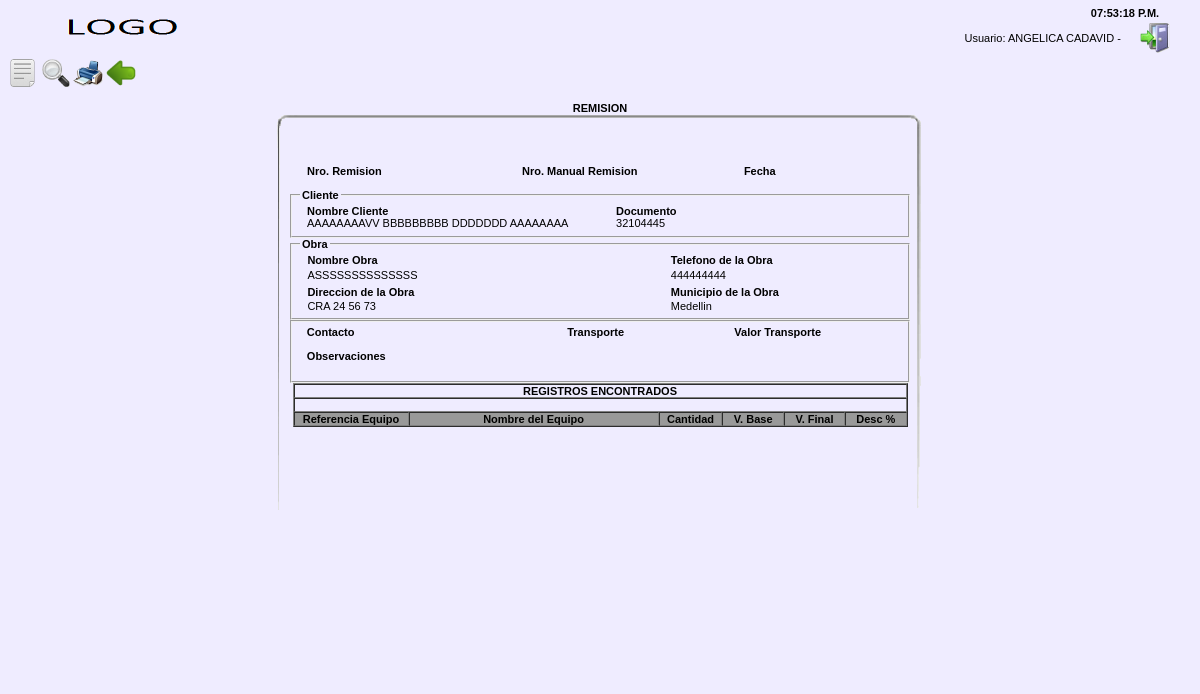
Page /VerRemision.php (signed in) on the committed database.
### tables this page shows
CREATE TABLE `tb_clientes` (
  `id` int(10) UNSIGNED NOT NULL,
  `tipo_documento` varchar(50) NOT NULL,
  `documento` varchar(50) NOT NULL,
  `dv` int(10) DEFAULT NULL,
  `cupo` varchar(100) NOT NULL,
  `nombre1` varchar(100) NOT NULL,
  `nombre2` varchar(100) DEFAULT NULL,
  `apellido1` varchar(100) DEFAULT NULL,
  `apellido2` varchar(100) DEFAULT NULL,
  `nombre_representante` varchar(100) DEFAULT NULL,
  `doc_representante` varchar(50) DEFAULT NULL,
  `descuento` double DEFAULT NULL,
  `forma_pago` varchar(30) DEFAULT NULL,
  `pais` varchar(100) NOT NULL,
  `departamento` varchar(50) NOT NULL,
  `municipio` varchar(50) NOT NULL,
  `barrio` varchar(50) DEFAULT NULL,
  `direccion` varchar(100) DEFAULT NULL,
  `telefono` varchar(20) NOT NULL,
  `email` varchar(50) DEFAULT NULL,
  `observaciones` longtext,
  `clase_regimen` varchar(50) NOT NULL,
  `retiene_fuente` varchar(20) NOT NULL,
  `gran_contribuyente` varchar(20) NOT NULL,
  `retiene_ica` varchar(20) DEFAULT NULL,
  `vendedor` varchar(50) DEFAULT NULL,
  `fecha_creacion` date NOT NULL,
  `estado` int(10) NOT NULL
);

CREATE TABLE `tb_obras` (
  `id` int(10) UNSIGNED NOT NULL,
  `nombre` varchar(200) NOT NULL,
  `id_cliente` varchar(50) NOT NULL,
  `nombre_cliente` varchar(100) NOT NULL,
  `tipo_doc_y_o` varchar(50) NOT NULL,
  `documento_y_o` varchar(20) NOT NULL,
  `dv_y_o` int(10) NOT NULL,
  `nombre_y_o` varchar(100) NOT NULL,
  `pais` varchar(50) NOT NULL,
  `departamento` varchar(50) NOT NULL,
  `municipio` varchar(50) NOT NULL,
  `barrio` varchar(50) NOT NULL,
  `direccion` varchar(50) NOT NULL,
  `telefono` varchar(20) NOT NULL,
  `celular` varchar(20) NOT NULL,
  `tarifa_transporte` double NOT NULL,
  `direccion_factura` varchar(50) NOT NULL,
  `observaciones` longtext NOT NULL,
  `id_vendedor` varchar(20) NOT NULL,
  `fecha_creacion` datetime NOT NULL,
  `estado` int(2) NOT NULL,
  `id_usuario` int(10) NOT NULL
);

CREATE TABLE `tb_municipio` (
  `strid_mpio` varchar(6) NOT NULL,
  `strid_dpto` varchar(6) NOT NULL,
  `strid_pais` varchar(6) NOT NULL,
  `strdes_mpio` varchar(100) DEFAULT NULL
);

### VerRemision.php (the view, shortened to what the rows shown need)
<?php
include_once 'Obra.php';
include_once 'Cliente.php';
include_once 'Municipio.php';
if (!empty($_SESSION["autenticado"]) && $_SESSION["autenticado"] == "1"){
	$remision=unserialize($_SESSION['remision']);
	$cliente = new Cliente("","","","","","","","","","","","","","","","","","","","","","","","","","","","");
	$cons_cliente=$cliente->buscarCliente('id',$remision->id_cliente);
	$cliente_cons=$cons_cliente[0];
	$obra = new Obra("","","","","","","","","","","","","","","","","","","","","");
	$cons_obra=$obra->buscarObraGeneral('id',$remision->id_obra);
	$obra_cons=$cons_obra[0];
	$mun = new Municipio('','','','');
	$municipio = $mun->buscarMpioObra($obra_cons->pais,$obra_cons->departamento,$obra_cons->municipio);
	$mun_cons=$municipio[0];
	$contacto = new ContactoObra('','','','','','','','','','');
	$consulta = $contacto->buscarContactoRemision($remision->id_obra,$remision->contacto);
	$cont_cons=$consulta[0];
?>
<!DOCTYPE html PUBLIC "-//W3C//DTD XHTML 1.0 Transitional//EN" "http://www.w3.org/TR/xhtml1/DTD/xhtml1-transitional.dtd">
<html xmlns="http://www.w3.org/1999/xhtml">
<head>
<link href="css/estilos.css" type="text/css" rel="stylesheet">
<link rel="stylesheet" type="text/css" href="css/jscal2.css" />
</head>
<body topmargin="0" onLoad="mueveReloj();" onKeyDown = "showDown(window.event)">
<table width="100%" border="0" align="center" cellpadding="0" cellspacing="0">
  <tr>
	<td align="center" valign="top"><form action="" method="post" name="form1" class="FormGeneral" id="form1" enctype="multipart/form-data">
	  <table width="100%" border="0" cellspacing="0" cellpadding="0">
		<tr>
		  <td align="left" valign="middle"><table width="100%" height="35" border="0">
			<tr>
			  <td width="196"><img src="imagenes/logoge.png" alt="Himed" width="200" height="40" /></td>
			  <td align="right" valign="top"><table width="100%" border="0" cellspacing="0" cellpadding="0">
				  <tr>
					<td colspan="2" align="right" valign="middle">
						<table width="128" border="0" align="right" cellpadding="2" cellspacing="2" >
						<tr>
							<th width="114" scope="col"><font id="cl"><strong>0</strong></font></th>
						</tr>
					</table>
					</td>
					</tr>
				  <tr>
					<td width="93%" align="right" valign="middle"><span class="Estilo6">Usuario: <?php echo "".$_SESSION["nombre"].' '.$_SESSION['apellido']; ?> - <a href="logout.php"></a></span></td>
					<td width="7%" align="center" valign="middle"><a href="logout.php"><img src="imagenes/eqsl_exit.png" width="30" height="30" border="0" title="Salir" /></a></td>
				  </tr>
			  </table></td>
			</tr>
		  </table></td>
		</tr>
		<tr>
		  <td align="left" valign="middle"><table width="100" border="0" cellspacing="0" cellpadding="0">
			<tr align="center" valign="middle">
			  <td><a href="CrearRemision.php"><img src="imagenes/nueva_obra.png" width="32" height="34" title="Nueva Remision" /></a></td>			  <td><a href="BuscarRemision.php" target="_parent"><img src="imagenes/buscar.png" alt="buscar" width="32" height="32" border="0" title="Buscar Remision"/></a></td>
			  <td><a href="PDFremision.php" TARGET="_blank"><img src="imagenes/imprimir.png" alt="buscar" width="33" height="33" border="0" title="Imprimir Remision"/></a></td>
			  <td><a href="MenuRemisiones.php"><img src="imagenes/flecha.png" alt="volver" width="32" height="32" border="0" title="Volver" /></a></td>
			</tr>
		  </table></td>
		</tr>
		<tr>
		  <td align="left" valign="middle">&nbsp;</td>
		</tr>
		<tr>
		  <td align="center" valign="middle"><strong> REMISION</strong></td>
		</tr>
	  </table>
	  <table width="640" height="auto" border="0" cellspacing="0" cellpadding="8" style="background:url(imagenes/fondo_form_600.png) no-repeat;">
		<tr>
		  <td align="center"><table width="630" border="0" cellpadding="0" cellspacing="0">
			<tr>
			  <td width="819" align="center">&nbsp;</td>
			  </tr>
			<tr>
			  <td align="center"><table width="620" border="0" align="center" cellpadding="0" cellspacing="0">
				  <tr align="center">
					<td width="718" height="524" valign="top"> <table width="600" border="0" align="center" cellpadding="0" cellspacing="0">
					  <tr>
						<td height="31" colspan="6" align="left" valign="middle">&nbsp;</td>
						</tr>
					  <tr>
						<td width="7" align="left" valign="middle">&nbsp;</td>
						<td width="202" align="left"><strong>Nro. Remision</strong></td>
						<td width="10" align="left" valign="middle">&nbsp;</td>
						<td width="215" align="left"><strong>Nro. Manual Remision</strong></td>
						<td width="4" align="left" valign="middle">&nbsp;</td>
						<td width="154" align="left"><strong>Fecha</strong></td>
					</tr>
					  <tr>
						<td align="center" valign="middle"></td>
						<td align="left"><?php echo $remision->id; ?></td>
						<td align="center" valign="middle">&nbsp;</td>
						<td align="left"><?php echo $remision->id_manual; ?></td>
						<td align="left" valign="middle">&nbsp;</td>
						<td colspan="2" align="left"><?php echo $remision->fecha_rem; ?>
					</tr>
					</table>
					<fieldset><legend><strong> Cliente</strong></legend>
					  <table width="600" border="0" align="center" cellpadding="0" cellspacing="0">
						<tr>
						  <td width="7" align="left" valign="middle">&nbsp;</td>
						  <td width="306" align="left"><strong>Nombre Cliente</strong></td>
						  <td width="1" align="left" valign="middle">&nbsp;</td>
						  <td width="153" align="left"><strong>Documento</strong> </td>
						  <td width="1" align="left" valign="middle">&nbsp;</td>
						  <td width="124" colspan="2" align="left">&nbsp;</td>
						</tr>
						<tr>
						  <td align="center" valign="middle">&nbsp;</td>
						  <td align="left"><?php echo $cliente_cons->nombre1.' '.$cliente_cons->nombre2.' '.$cliente_cons->apellido1.' '.$cliente_cons->apellido2; ?></td>
						  <td align="center" valign="middle">&nbsp;</td>
						  <td align="left"><?php echo $cliente_cons->documento; ?></td>
						  <td align="left" valign="middle">&nbsp;</td>
						  <td colspan="2" align="left">&nbsp;</td>
						</tr>
					  </table>
					  </fieldset>
					  <fieldset ><legend><strong> Obra</strong></legend>
					  <table width="600" border="0" align="center" cellpadding="0" cellspacing="0">
						<tr>
						  <td width="8" align="left" valign="middle">&nbsp;</td>
						  <td width="392" align="left"><strong>Nombre Obra</strong></td>
						  <td width="4" align="left" valign="middle">&nbsp;</td>
						  <td width="244" align="left"><strong>Telefono de la Obra</strong></td>
						  <td width="4" align="left" valign="middle">&nbsp;</td>
						  <td width="66" colspan="2" align="left">&nbsp;</td>
						</tr>
						<tr>
						  <td height="18" align="center" valign="middle">&nbsp;</td>
						  <td align="left"><?php echo $obra_cons->nombre; ?></td>
						  <td align="center" valign="middle">&nbsp;</td>
						  <td align="left"><?php echo $obra_cons->telefono; ?></td>
						  <td align="left" valign="middle">&nbsp;</td>
						  <td colspan="2" align="left">&nbsp;</td>
						  </tr>
						<tr>
						  <td height="16" align="center" valign="middle">&nbsp;</td>
						  <td align="left"><strong>Direccion de la Obra</strong></td>
						  <td align="center" valign="middle">&nbsp;</td>
						  <td align="left"><strong>Municipio de la Obra</strong></td>
						  <td align="left" valign="middle">&nbsp;</td>
						  <td colspan="2" align="left">&nbsp;</td>
						</tr>
						<tr>
						  <td align="center" valign="middle">&nbsp;</td>
						  <td align="left"><?php echo $obra_cons->direccion; ?></td>
						  <td align="center" valign="middle">&nbsp;</td>
						  <td align="left"><?php echo $mun_cons->strdes_mpio; ?></td>
						  <td align="left" valign="middle">&nbsp;</td>
						  <td colspan="2" align="left">&nbsp;</td>
						</tr>
					  </table>
					  </fieldset>
                      <fieldset>
					  <table width="600" border="0" align="center" cellpadding="0" cellspacing="0">
						<tr>
						  <td width="8" align="left" valign="middle">&nbsp;</td>
						  <td width="307" align="left"><strong>Contacto</strong></td>
						  <td width="8" align="left" valign="middle">&nbsp;</td>
						  <td width="196" align="left"><strong>Transporte</strong></td>
						  <td width="4" align="left" valign="middle">&nbsp;</td>
						  <td width="199" align="left"><strong>Valor Transporte</strong></td>
						  </tr>
						<tr>
						  <td align="center" valign="middle">&nbsp;</td>
						  <td align="left"><?php echo $cont_cons->nombre; ?></td>
						  <td align="center" valign="middle">&nbsp;</td>
						  <td align="left"><?php echo $remision->transporte; ?></td>
						  <td align="left" valign="middle">&nbsp;</td>
						  <td align="left"><?php echo $remision->valor_transporte; ?></td>
						</tr>
						<tr>
						  <td width="8" align="center" valign="middle">&nbsp;</td>
						  <td width="307" align="left"><strong>Observaciones</strong></td>
						  <td width="8" align="center" valign="middle">&nbsp;</td>
						  <td width="196" align="left">&nbsp;</td>
						  <td width="4" align="left" valign="middle">&nbsp;</td>
						  <td align="left">&nbsp;</td>
						  </tr>
						<tr>
						  <td align="center" valign="middle">&nbsp;</td>
						  <td width="307" align="left"><?php echo $remision->observaciones; ?></td>
						  <td width="8" align="center" valign="middle">&nbsp;</td>
						  <td width="196" align="left">&nbsp;</td>
						  <td width="4" align="left" valign="middle">&nbsp;</td>
						  <td align="left">&nbsp;</td>
						  </tr>
						</table>
                      </fieldset>
					  <table width="615" border="1" cellspacing="0" cellpadding="0">
						<tr>
							<td colspan="10" align="center"><strong>REGISTROS ENCONTRADOS </strong></td>
						  </tr>
						  <tr>
							<td height="10" colspan="10" align="center">&nbsp;</td>
						  </tr>
						   <tr bgcolor="#999999">
							<td width="121" align="center"><strong>Referencia Equipo</strong></td>
							<td width="277" align="center"><strong>Nombre del Equipo</strong></td>
							<td width="64" align="center" valign="middle"><strong>Cantidad</strong></td>
							<td width="64" align="center" valign="middle"><strong>V. Base</strong></td>
                            <td width="64" align="center" valign="middle"><strong>V. Final</strong></td>
                            <td width="64" align="center" valign="middle"><strong>Desc %</strong></td>
						  </tr>
			</table>
					  <p>&nbsp;</p>
					  <p>&nbsp;</p>
					  <p>&nbsp;</p></td>
					</tr>
				</table></td>
			  </tr>
		  </table></td>
		</tr>
	  </table>
		</form>
	</td>
  </tr>
</table>
</body>
</html>
<?php
 }else{
	echo "<script>alert ('No está autenticado en el sistema');</script>";
	echo "<script>window.location.href='index.php';</script>";
 }
?>

### rows in the picture
tb_clientes: nombre1 "AAAAAAAAVV", nombre2 "BBBBBBBBB", apellido1 "DDDDDDD", apellido2 "AAAAAAAA", documento "32104445"
tb_obras: nombre "ASSSSSSSSSSSSSS", telefono "444444444", direccion "CRA 24 56 73"
tb_municipio: strdes_mpio "Medellin"

### other values in the picture
$_SESSION["nombre"] "ANGELICA"
$_SESSION['apellido'] "CADAVID"
